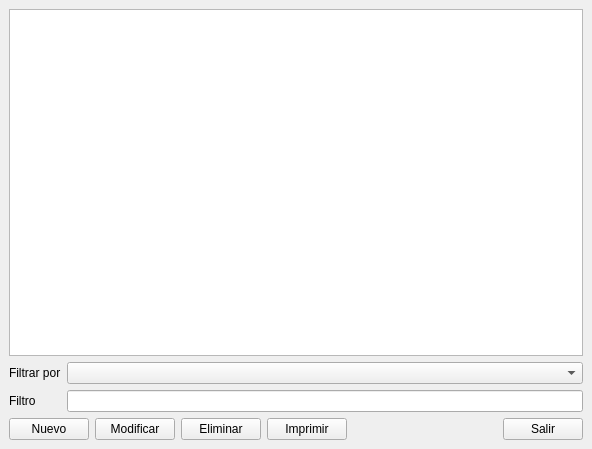
<?xml version="1.0" encoding="UTF-8"?>
<ui version="4.0">
 <class>Centros</class>
 <widget class="QMainWindow" name="Centros">
  <property name="geometry">
   <rect>
    <x>0</x>
    <y>0</y>
    <width>592</width>
    <height>449</height>
   </rect>
  </property>
  <property name="windowTitle">
   <string>Centros</string>
  </property>
  <widget class="QWidget" name="centralwidget">
   <layout class="QVBoxLayout" name="verticalLayout">
    <item>
     <widget class="QTableWidget" name="tableCentros">
      <property name="editTriggers">
       <set>QAbstractItemView::NoEditTriggers</set>
      </property>
      <property name="alternatingRowColors">
       <bool>true</bool>
      </property>
      <property name="selectionMode">
       <enum>QAbstractItemView::SingleSelection</enum>
      </property>
      <property name="selectionBehavior">
       <enum>QAbstractItemView::SelectRows</enum>
      </property>
     </widget>
    </item>
    <item>
     <layout class="QGridLayout" name="gridLayout">
      <item row="0" column="0">
       <widget class="QLabel" name="label">
        <property name="text">
         <string>Filtrar por</string>
        </property>
       </widget>
      </item>
      <item row="0" column="1">
       <widget class="QComboBox" name="cbFiltro"/>
      </item>
      <item row="1" column="0">
       <widget class="QLabel" name="label_2">
        <property name="text">
         <string>Filtro</string>
        </property>
       </widget>
      </item>
      <item row="1" column="1">
       <widget class="QLineEdit" name="edtFiltro"/>
      </item>
     </layout>
    </item>
    <item>
     <layout class="QHBoxLayout" name="horizontalLayout">
      <item>
       <widget class="QPushButton" name="btnNueva">
        <property name="text">
         <string>Nuevo</string>
        </property>
       </widget>
      </item>
      <item>
       <widget class="QPushButton" name="btnModificar">
        <property name="text">
         <string>Modificar</string>
        </property>
       </widget>
      </item>
      <item>
       <widget class="QPushButton" name="btnEliminar">
        <property name="text">
         <string>Eliminar</string>
        </property>
       </widget>
      </item>
      <item>
       <widget class="QPushButton" name="btnImprimir">
        <property name="text">
         <string>Imprimir</string>
        </property>
       </widget>
      </item>
      <item>
       <spacer name="horizontalSpacer">
        <property name="orientation">
         <enum>Qt::Horizontal</enum>
        </property>
        <property name="sizeHint" stdset="0">
         <size>
          <width>40</width>
          <height>20</height>
         </size>
        </property>
       </spacer>
      </item>
      <item>
       <widget class="QPushButton" name="btnSalir">
        <property name="text">
         <string>Salir</string>
        </property>
       </widget>
      </item>
     </layout>
    </item>
   </layout>
  </widget>
 </widget>
 <tabstops>
  <tabstop>cbFiltro</tabstop>
  <tabstop>edtFiltro</tabstop>
  <tabstop>btnNueva</tabstop>
  <tabstop>btnModificar</tabstop>
  <tabstop>btnEliminar</tabstop>
  <tabstop>btnSalir</tabstop>
  <tabstop>tableCentros</tabstop>
 </tabstops>
 <resources/>
 <connections/>
</ui>
